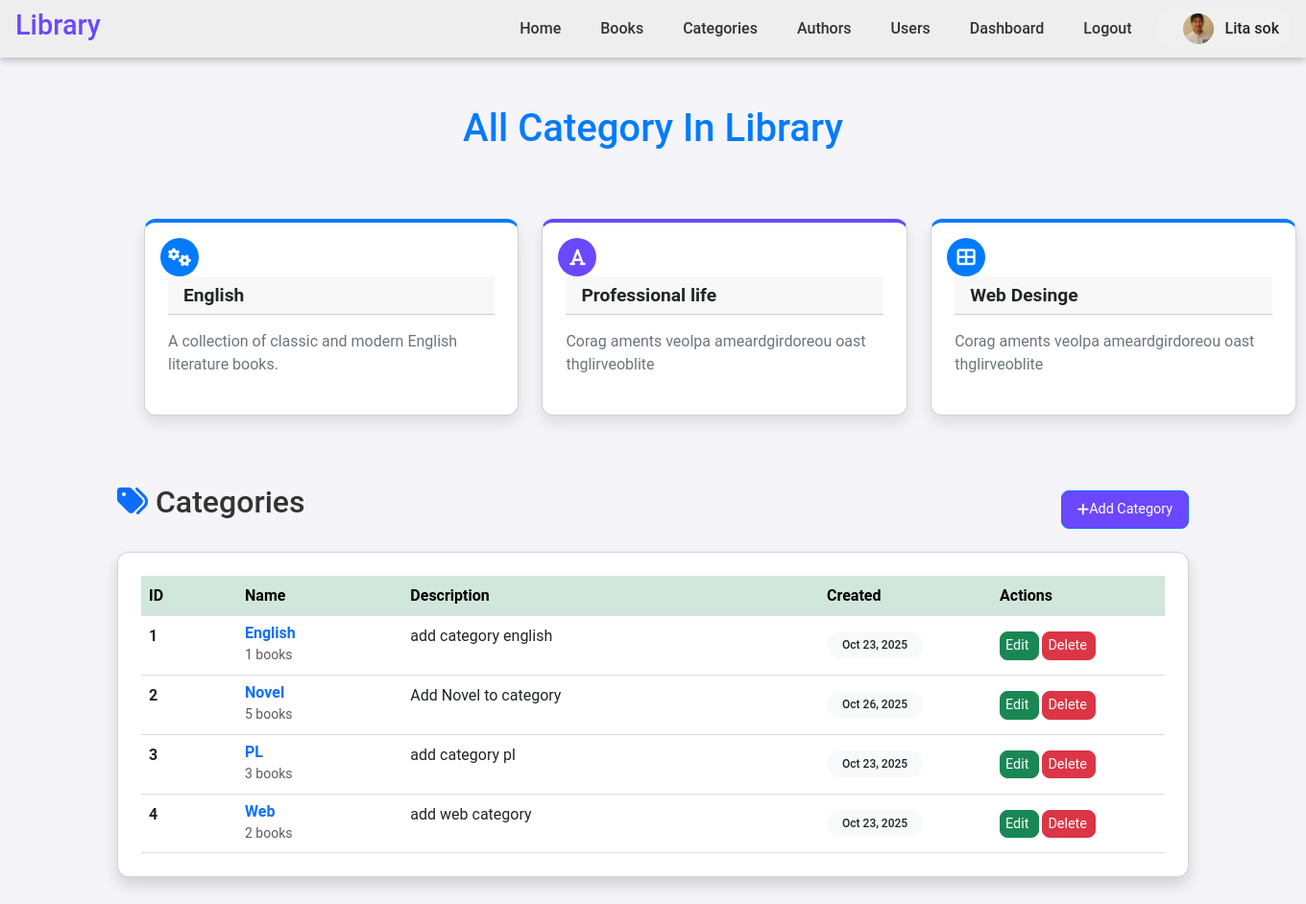
The page /categories/ (signed in) on the database its author committed.
### myapp/models.py (models this page shows, shortened)
class UserProfile(models.Model):
    user = models.OneToOneField(User, on_delete=models.CASCADE, related_name='userprofile')
    address = models.TextField(blank=True, null=True)
    phone_number = models.CharField(max_length=15, blank=True, null=True)
    profile_image = models.ImageField(upload_to='imgs/profile_images/', blank=True, null=True)
    created_at = models.DateTimeField(auto_now_add=True)

class Category(models.Model):
    name = models.CharField(max_length=100, unique=True)
    description = models.TextField(blank=True, null=True)
    created_at = models.DateTimeField(auto_now_add=True)
    class Meta:
        ordering = ['name']

### myapp/views.py (the view)
# urls.py: path('categories/', views.category_list, name='category_list'),
@login_required
def category_list(request):
    categories = Category.objects.order_by('name').all()
    paginator = Paginator(categories, 10)
    page_number = request.GET.get('page')
    categories_page = paginator.get_page(page_number)
    return render(request, 'category.html', {'categories': categories_page})

### myapp/templates/category.html (shortened to what this page needs)
{% load static %}
<!DOCTYPE html>
<html lang="en">
<head>
    <link href="https://cdn.jsdelivr.net/npm/bootstrap@5.3.0/dist/css/bootstrap.min.css" rel="stylesheet">
    <link href="https://cdnjs.cloudflare.com/ajax/libs/font-awesome/6.0.0/css/all.min.css" rel="stylesheet">
    <link rel="stylesheet" href="{% static 'css/style.css' %}">
</head>
<body>
    {% include 'nav.html' %}
     <h1 class="text-head">All Category In Library</h1>
    <div class="dashboard">
        <div class="card blue">
            <div class="card-icon"><i class="fas fa-cogs"></i></div>
            <div class="card-header">
                <h3 class="card-title">English</h3>
            </div>
            <div class="card-content">
                <p>A collection of classic and modern English literature books.</p>
            </div>
        </div>
        <div class="card purple">
            <div class="card-icon"><i class="fas fa-font"></i></div>
            <div class="card-header">
                <h3 class="card-title">Professional life</h3>
            </div>
            <div class="card-content">
                <p>Corag aments veolpa ameardgirdoreou oast thglirveoblite</p>
            </div>
        </div>
        <div class="card blue">
            <div class="card-icon"><i class="fas fa-th-large"></i></div>
            <div class="card-header">
                <h3 class="card-title">Web Desinge</h3>
            </div>
            <div class="card-content">
                <p>Corag aments veolpa ameardgirdoreou oast thglirveoblite</p>
            </div>
        </div>
    </div>
    <div class="container mt-5" style="height: 100vh;">
        <div class="d-flex justify-content-between align-items-center mb-4">
            <h2><i class="fas fa-tags text-primary"></i> Categories </h2>
            <a href="{% url 'add_category' %}" class="btn btn-primary">
                <i class="fas fa-plus"></i> Add Category
            </a>
        </div>
        <div class="card shadow">
            <div class="card-body p-0">
                <div class="table-responsive table-container">
                    <table class="table table-hover mb-0">
                        <thead class="table-success sticky-top sky-blue">
                            <tr>
                                <th style="width: 100px;">ID</th>
                                <th>Name</th>
                                <th>Description</th>
                                <th style="width: 180px;">Created</th>
                                <th style="width: 180px;">Actions</th>
                            </tr>
                        </thead>
                        <tbody>
                            {% for category in categories %}
                            <tr>
                                <td><strong>{{ forloop.counter }}</strong></td>
                                <td>
                                    <h6 class="mb-0 fw-bold text-primary">{{ category.name }}</h6>
                                    <small class="text-muted">{{ category.id }} books</small>
                                </td>
                                <td>{{ category.description|truncatewords:15|default:"No description" }}</td>
                                <td><span class="badge bg-light text-dark px-3 py-2">{{ category.created_at|date:"M d, Y" }}</span></td>
                                <td>
                                    <div class="btn-group btn-group-sm" role="group">
                                        <a href="{% url 'edit_category' category.id %}" title="Edit">
                                             <button type="button" class="btn btn-success" id="edit">Edit</button>
                                        </a>
                                        <a href="{% url 'delete_category' category.id %}"
                                           onclick="return confirm('Are you sure you want to delete category \"{{ category.name }}\"?')" title="Delete">
                                             <button type="button" class="btn btn-danger" id="delete">Delete</button>
                                        </a>
                                    </div>
                                </td>
                            </tr>
                            {% endfor %}
                        </tbody>
                    </table>
                </div>
            </div>
        </div>
    </div>
</body>
</html>

### myapp/templates/nav.html (shortened to what this page needs)
{% load static %}
<nav>
    <div class="left">
        <h2><a href="{% url 'home' %}">Library</a></h2>
    </div>
    <div class="right">
        <a href="{% url 'home' %}">Home</a>
        <a href="{% url 'book_list' %}">Books</a>
        <a href="{% url 'category_list' %}">Categories</a>
        <a href="{% url 'author_list' %}">Authors</a>
        <a href="{% url 'user_list' %}">Users</a>
        <a href="{% url 'dashboard' %}">Dashboard</a>
        {% if user.is_authenticated %}
            <a href="#" class="logout-trigger">Logout</a>
            <div class="sign-in d-flex align-items-center">
                <a href="{% url 'user_profile' user.id %}" class="d-flex align-items-center text-decoration-none text-dark">
                    {% if user.userprofile.profile_image %}
                        <img src="{{ user.userprofile.profile_image.url }}"
                             alt="{{ user.username }}"
                             class="rounded-circle"
                             width="32" height="32"
                             style="object-fit: cover; margin-right: 8px;">
                    {% else %}
                        <div class="rounded-circle bg-secondary text-white d-flex align-items-center justify-content-center"
                             style="width:32px; height:32px; font-size:14px; margin-right:8px;">
                            {{ user.username.0|upper }}
                        </div>
                    {% endif %}
                    <span>{{ user.username }}</span>
                </a>
            </div>
        {% endif %}
    </div>
</nav>

### myapp/static/css/style.css (style rules this page uses)
* { margin: 0; padding: 0; box-sizing: border-box; }
html, body { height: 100%; font-family: 'Roboto', Verdana, Geneva, Tahoma, sans-serif; color: #333; line-height: 1.6; background-color: #f4f4f9; }
nav { display: flex; justify-content: space-between; align-items: center; background-color: #ffffff; padding: 15px 30px; box-shadow: 0 2px 5px rgba(0, 0, 0, 0.1); position: sticky; top: 0; z-index: 1000; }
nav .left h2 { color: #6b48ff; font-size: 1.8em; }
nav .right { display: flex; align-items: center; gap: 25px; }
nav .right a { text-decoration: none; color: #333; font-weight: 500; transition: color 0.3s; }
.sign-in { display: flex; align-items: center; gap: 5px; background-color: #f0f0f0; padding: 6px 12px; border-radius: 20px; }
button { background: #007bff; color: white; padding: 12px 30px; border: none; border-radius: 5px; cursor: pointer; width: 100%; font-size: 16px; }
#delete { margin-left: 3px; padding: 3px 5px; }
#edit { margin-right: 5px; padding: 3px 5px; }
table { width: 100%; border-collapse: collapse; background-color: #fff; }
th, td { padding: 12px; text-align: left; border-bottom: 1px solid #ddd; }
th { background-color: #f8f9fa; font-weight: bold; }
.table-container { max-height: 600px; overflow-y: auto; }
:root { --primary-blue: #007bff; --primary-purple: #6b48ff; --light-blue: #e6f0fa; --light-purple: #f0eaff; --dark: #212529; --gray: #6c757d; --border-radius: 0.75rem; --shadow: 0 0.5rem 1rem rgba(0, 0, 0, .1); --transition: all 0.2s ease; }
.dashboard { max-width: 1200px; width: 100%; grid-template-columns: repeat(auto-fit, minmax(300px, 1fr)); gap: 1.5rem; display: flex; margin: 70px 150px; }
.card { background: #fff; border-radius: var(--border-radius); box-shadow: var(--shadow); padding: 1.5rem; transition: var(--transition); position: relative; overflow: hidden; }
.card-icon { position: absolute; top: 1rem; left: 1rem; width: 2.5rem; height: 2.5rem; background: var(--primary-blue); border-radius: 50%; display: flex; align-items: center; justify-content: center; color: #fff; font-size: 1.2rem; }
.card-header { margin-top: 2rem; margin-bottom: 1rem; }
.card-title { font-size: 1.2rem; font-weight: 600; color: var(--dark); margin: 0; }
.card-content { color: var(--gray); line-height: 1.5; }
.card.blue { border-top: 4px solid var(--primary-blue); }
.card.purple { border-top: 4px solid var(--primary-purple); }
.card.blue .card-icon { background: var(--primary-blue); }
.card.purple .card-icon { background: var(--primary-purple); }
.badge { background: var(--light-purple); color: var(--primary-purple); padding: 0.25rem 0.75rem; border-radius: 1rem; font-weight: 500; display: inline-block; margin-top: 0.5rem; }
.btn { display: inline-flex; align-items: center; padding: 0.5rem 1rem; border-radius: 0.5rem; text-decoration: none; font-size: 0.9rem; transition: var(--transition); margin-top: 0.5rem; }
.text-head { text-align: center; margin-top: 50px; color: var(--primary-blue); }
.btn-primary { background: var(--primary-purple); color: #fff; }

### myapp/templates/nav.html (style rules this page uses)
nav { background-color: #eeeeeeff; box-shadow: rgba(0, 0, 0, 0.24) 0px 3px 8px; padding: 0.5rem 1rem; display: flex; justify-content: space-between; align-items: center; }
.left h2 a { text-decoration: none; color: inherit; }
.right a { margin-left: 1rem; text-decoration: none; color: inherit; }
.sign-in { display: flex; align-items: center; gap: 0.5rem; }
.sign-in a { display: flex; align-items: center; gap: 0.25rem; color: inherit; }

### rows shown on the page
Category: name "English", id "1", description "add category english", created_at "Oct 23, 2025"
Category: name "Novel", id "5", description "Add Novel to category", created_at "Oct 26, 2025"
Category: name "PL", id "3", description "add category pl", created_at "Oct 23, 2025"
Category: name "Web", id "2", description "add web category", created_at "Oct 23, 2025"

### other values the page prints
{{ user.username }} "Lita sok"
